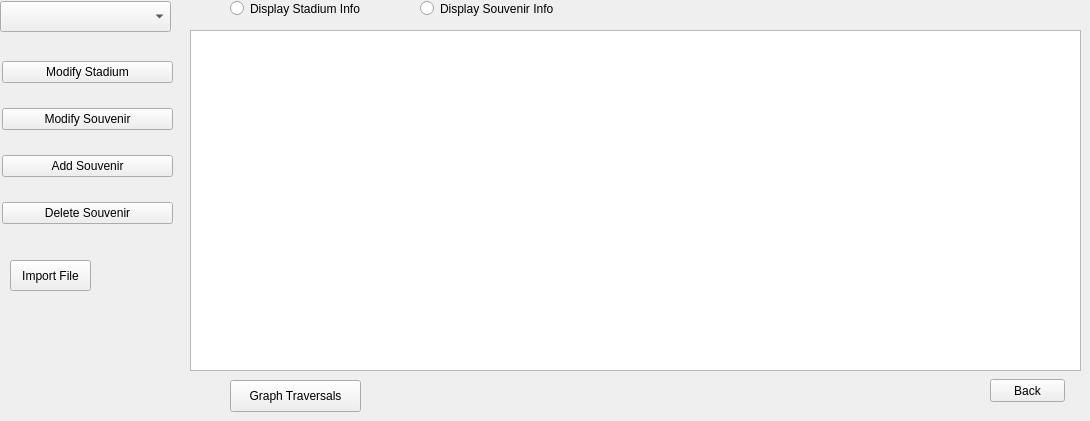
     <widget class="QWidget" name="mainMenu">
      <widget class="QPushButton" name="ImportButton">
       <property name="geometry">
        <rect>
         <x>10</x>
         <y>260</y>
         <width>81</width>
         <height>31</height>
        </rect>
       </property>
       <property name="text">
        <string>Import File</string>
       </property>
      </widget>
      <widget class="QTableView" name="ModifyViewer">
       <property name="geometry">
        <rect>
         <x>190</x>
         <y>30</y>
         <width>891</width>
         <height>341</height>
        </rect>
       </property>
       <property name="maximumSize">
        <size>
         <width>16777215</width>
         <height>16777215</height>
        </size>
       </property>
      </widget>
      <widget class="QComboBox" name="TeamBox">
       <property name="geometry">
        <rect>
         <x>0</x>
         <y>1</y>
         <width>171</width>
         <height>31</height>
        </rect>
       </property>
      </widget>
      <widget class="QRadioButton" name="StadiumRadio">
       <property name="geometry">
        <rect>
         <x>230</x>
         <y>0</y>
         <width>161</width>
         <height>17</height>
        </rect>
       </property>
       <property name="text">
        <string>Display Stadium Info</string>
       </property>
      </widget>
      <widget class="QRadioButton" name="SouvenirRadio">
       <property name="geometry">
        <rect>
         <x>420</x>
         <y>0</y>
         <width>161</width>
         <height>17</height>
        </rect>
       </property>
       <property name="text">
        <string>Display Souvenir Info</string>
       </property>
      </widget>
      <widget class="QPushButton" name="pushButton_3">
       <property name="geometry">
        <rect>
         <x>990</x>
         <y>379</y>
         <width>75</width>
         <height>23</height>
        </rect>
       </property>
       <property name="text">
        <string>Back</string>
       </property>
      </widget>
      <widget class="QWidget" name="layoutWidget">
       <property name="geometry">
        <rect>
         <x>2</x>
         <y>42</y>
         <width>171</width>
         <height>201</height>
        </rect>
       </property>
       <layout class="QVBoxLayout" name="verticalLayout">
        <item>
         <widget class="QPushButton" name="ModifyStadiumButton">
          <property name="text">
           <string>Modify Stadium</string>
          </property>
         </widget>
        </item>
        <item>
         <widget class="QPushButton" name="ModifySouvenirButton">
          <property name="text">
           <string>Modify Souvenir</string>
          </property>
         </widget>
        </item>
        <item>
         <widget class="QPushButton" name="pushButton">
          <property name="text">
           <string>Add Souvenir</string>
          </property>
         </widget>
        </item>
        <item>
         <widget class="QPushButton" name="pushButton_2">
          <property name="text">
           <string>Delete Souvenir</string>
          </property>
         </widget>
        </item>
       </layout>
      </widget>
      <widget class="QPushButton" name="graphTraversalsButton">
       <property name="geometry">
        <rect>
         <x>230</x>
         <y>380</y>
         <width>131</width>
         <height>32</height>
        </rect>
       </property>
       <property name="text">
        <string>Graph Traversals</string>
       </property>
      </widget>
     </widget>
